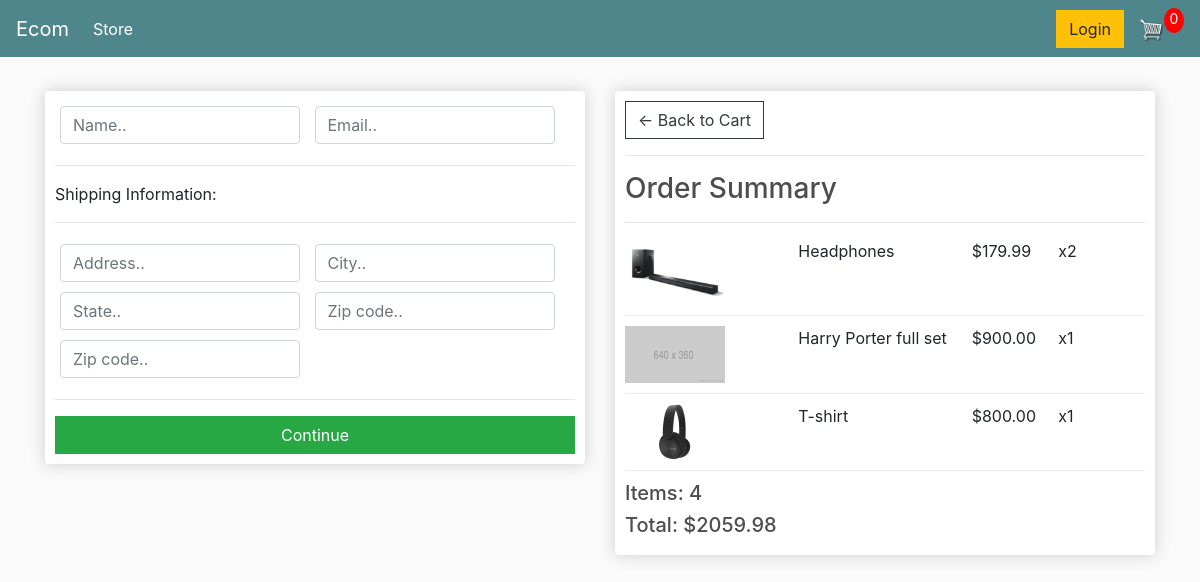
Screenshot of /checkout/ (signed in) with the database file from the repository.
### store/models.py (models this page shows, shortened)
class OrderItem(models.Model):
    product = models.ForeignKey(Product, on_delete=models.SET_NULL, null=True, blank=True)
    order = models.ForeignKey(Order, on_delete=models.SET_NULL, null=True, blank=True)
    quantity = models.IntegerField(default=0, null=True, blank=True)
    date_added = models.DateTimeField(auto_now_add=True)
    @property
    def get_total(self):
        total = self.product.price * self.quantity
        return total

class Product(models.Model):
    name = models.CharField(max_length=200, null=True)
    price = models.FloatField()
    digital = models.BooleanField(null=True, blank=False, default=False)
    image = models.ImageField(null=True, blank=True)
    @property
    def imageURL(self):
        try:
            url = self.image.url
        except:
            url = 'static/images/placeholder.png'
        return url

class Order(models.Model):
    customer = models.ForeignKey(Customer, on_delete=models.SET_NULL, null=True, blank=True)
    date_ordered = models.DateTimeField(auto_now_add=True)
    complete = models.BooleanField(default=False)
    transaction_id = models.CharField(max_length=100, null=True)
    @property
    def get_cart_total(self):
        orderitems = self.orderitem_set.all()
        total = sum([i.get_total for i in orderitems])
        return total
    @property
    def get_cart_items(self):
        orderitems = self.orderitem_set.all()
        total = sum([i.quantity for i in orderitems])
        return total

### store/views.py (the view)
# urls.py: path('checkout/', views.checkout, name='checkout'),
def checkout(request):
    if request.user.is_authenticated:
        customer = request.user.customer
        order, created = Order.objects.get_or_create(customer=customer, complete=False)
        items = order.orderitem_set.all()
    else:
        items = []
        order = {
            'get_cart_total' : 0,
            'get_cart_items' : 0,
        }
    context = {
        'items' : items,
        'order' : order,
    }
    return render(request, 'store/checkout.html', context)

### templates/store/checkout.html (shortened to what this page needs)
<!DOCTYPE html>
{% extends 'store/main.html' %}
{% load static %}
{% block content %}
  <div class="row">
		<div class="col-lg-6">
			<div class="box-element" id="form-wrapper">
				<form id="form">
					<div id="user-info">
						<div class="form-field">
							<input required class="form-control" type="text" name="name" placeholder="Name..">
						</div>
						<div class="form-field">
							<input required class="form-control" type="email" name="email" placeholder="Email..">
						</div>
					</div>
					<div id="shipping-info">
						<hr>
						<p>Shipping Information:</p>
						<hr>
						<div class="form-field">
							<input class="form-control" type="text" name="address" placeholder="Address..">
						</div>
						<div class="form-field">
							<input class="form-control" type="text" name="city" placeholder="City..">
						</div>
						<div class="form-field">
							<input class="form-control" type="text" name="state" placeholder="State..">
						</div>
						<div class="form-field">
							<input class="form-control" type="text" name="zipcode" placeholder="Zip code..">
						</div>
						<div class="form-field">
							<input class="form-control" type="text" name="country" placeholder="Zip code..">
						</div>
					</div>
					<hr>
					<input id="form-button" class="btn btn-success btn-block" type="submit" value="Continue">
				</form>
			</div>
			<br>
		</div>
		<div class="col-lg-6">
			<div class="box-element">
				<a  class="btn btn-outline-dark" href="{% url 'cart' %}">&#x2190; Back to Cart</a>
				<hr>
				<h3>Order Summary</h3>
				<hr>
        {% for i in items %}
				<div class="cart-row">
					<div style="flex:2"><img class="row-image" src="{{ i.product.imageURL }}" alt="sorry cannot load image"></div>
					<div style="flex:2"><p>{{ i.product.name }}</p></div>
					<div style="flex:1"><p>${{ i.product.price|floatformat:2 }}</p></div>
					<div style="flex:1"><p>x{{ i.quantity }}</p></div>
				</div>
        {% endfor %}
				<h5>Items:   {{ order.get_cart_items }}</h5>
				<h5>Total:   ${{ order.get_cart_total|floatformat:2 }}</h5>
			</div>
		</div>
	</div>
{% endblock content %}

### static/css/main.css (style rules this page uses)
body { background-color: hsl(0, 0%, 98%); }
h1,h2,h3,h4,h5,h6 { color:hsl(0, 0%, 30%); }
.box-element { box-shadow:hsl(0, 0%, 80%) 0 0 16px; background-color: #fff; border-radius: 4px; padding: 10px; }
.col-lg-4, .col-lg-6, .col-lg-8, .col-lg-12 { margin-top: 10px; }
.btn { border-radius: 0; }
.row-image { width: 100px; }
.form-field { width:250px; display: inline-block; padding: 5px; }
.cart-row { display: flex; align-items: flex-stretch; padding-bottom: 10px; margin-bottom: 10px; border-bottom: 1px solid #ececec; }

### rows the page displays
OrderItem: product.imageURL (picture), product.name "Headphones", product.price "179.99", quantity "2"
OrderItem: shows a picture, product.name "Harry Porter full set", product.price "900.00", quantity "1"
OrderItem: product.imageURL (picture), product.name "T-shirt", product.price "800.00", quantity "1"
Order: get_cart_items "4", get_cart_total "2059.98"
